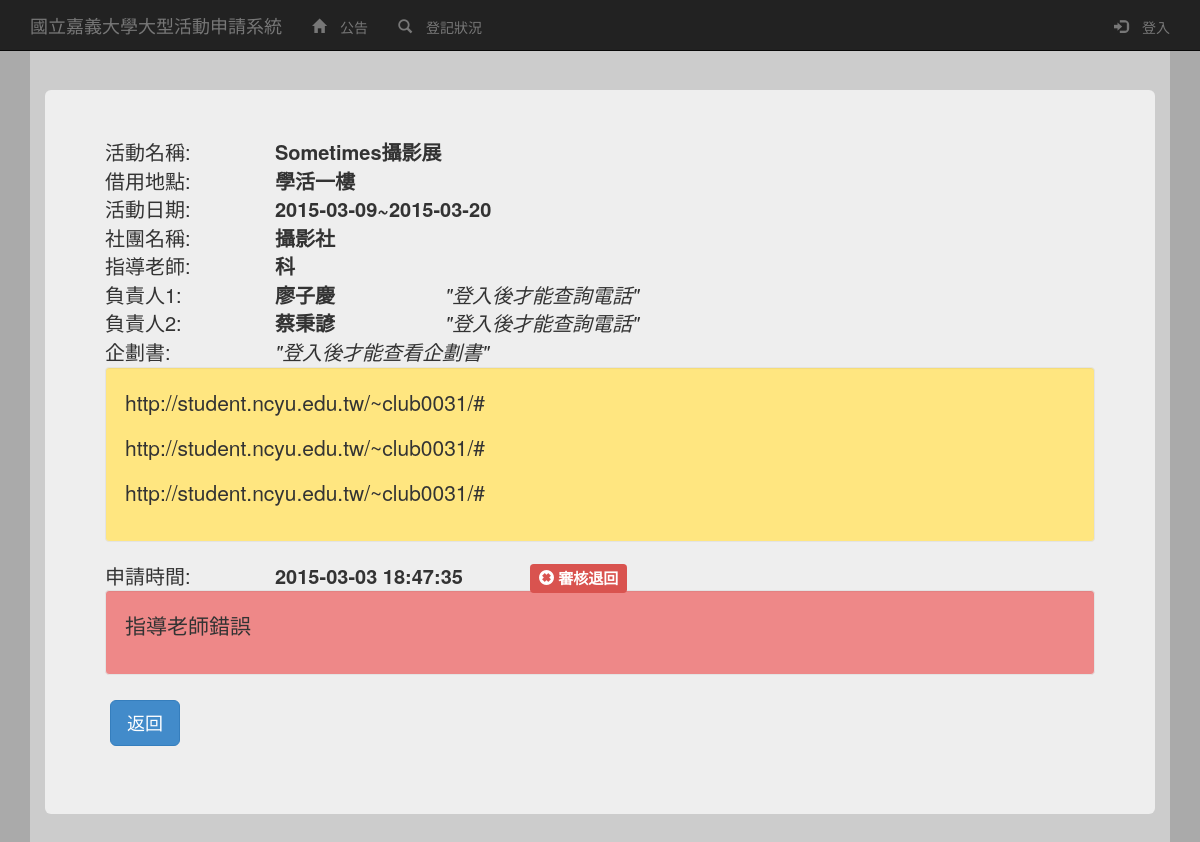
/event.php?id=105, run on the app's committed database.
### tables this page shows
CREATE TABLE IF NOT EXISTS `event` (
  `id` int(11) NOT NULL,
  `name` varchar(50) NOT NULL,
  `group` varchar(50) NOT NULL,
  `place` varchar(30) NOT NULL,
  `other` int(11) NOT NULL,
  `startdate` date NOT NULL,
  `finishdate` date NOT NULL,
  `week` int(11) NOT NULL,
  `week2` int(11) NOT NULL,
  `content` varchar(1000) NOT NULL,
  `teacher` varchar(30) NOT NULL,
  `leader` varchar(30) NOT NULL,
  `phone` varchar(30) NOT NULL,
  `leader2` varchar(30) NOT NULL,
  `phone2` varchar(30) NOT NULL,
  `plan` varchar(300) NOT NULL,
  `applicant` varchar(30) NOT NULL,
  `submittime` timestamp NOT NULL DEFAULT CURRENT_TIMESTAMP ON UPDATE CURRENT_TIMESTAMP,
  `pass` int(11) NOT NULL,
  `withdraw` varchar(300) NOT NULL
);

### event.php (the view, shortened to what this page needs)
<?php
require_once('control/html.php');
require_once('control/define.php');
if(isset($_GET['id'])){
	$id=mysql_escape_string($_GET['id']);
	$sql="SELECT * FROM event WHERE id='{$id}'";
	$rs = $db->query($sql);
	if($row = $rs->fetch()){
		echo '
		<div class="jumbotron">
			<div class="row">
				<div class="col-md-2">活動名稱:</div>
				<div class="col-md-10"><strong>'.$row[name].'</strong></div>
			</div>
			<div class="row">
				<div class="col-md-2">借用地點:</div>
				<div class="col-md-10"><strong>'.$row[place].'</strong></div>
			</div>
			<div class="row">
				<div class="col-md-2">活動日期:</div>
				<div class="col-md-10"><strong>'.$row[startdate].'~'.$row[finishdate].'</strong></div>
			</div>
			<div class="row">
				<div class="col-md-2">社團名稱:</div>
				<div class="col-md-10"><strong>'.$row[group].'</strong></div>
			</div>
			<div class="row">
				<div class="col-md-2">指導老師:</div>
				<div class="col-md-10"><strong>'.$row[teacher].'</strong></div>
			</div>';
			echo '
			<div class="row">
				<div class="col-md-2">負責人1:</div>
				<div class="col-md-2"><strong>'.$row[leader].'</strong></div>';
				if(isset($_SESSION['account']))
					echo '
				<div class="col-md-8">'.$row[phone].'</div>';
				else
					echo '
				<div class="col-md-8"><em>"登入後才能查詢電話"</em></div>';
				echo'
			</div>';
			echo '
			<div class="row">
				<div class="col-md-2">負責人2:</div>
				<div class="col-md-2"><strong>'.$row[leader2].'</strong></div>';
				if(isset($_SESSION['account']))
					echo '
				<div class="col-md-8">'.$row[phone2].'</div>';
				else
					echo '
				<div class="col-md-8"><em>"登入後才能查詢電話"</em></div>';
				echo'
			</div>';
			echo '
			<div class="row">
				<div class="col-md-2">企劃書:</div>';
				if(isset($_SESSION['account']))
					echo '
				<a class="col-md-8" href="'.$row[plan].'" target="_blank">'.$row[plan].'</a>';
				else
					echo '
				<div class="col-md-8"><em>"登入後才能查看企劃書"</em></div>';
				echo'
			</div>';
			echo '<div class="well" style="background-color:#ffe680;word-wrap:break-word">'.$row[content].'</div>';
			echo '
			<div class="row">
				<div class="col-md-2">申請時間:</div>
				<div class="col-md-3"><strong>'.$row[submittime].'</strong></div>';
				if($row[pass]==1)
					echo '
				<div class="col-md-2" style="float:right;"><span class="label label-success"><span class="glyphicon glyphicon-ok-sign" aria-hidden="true"></span> 審核通過</span></div>';
				elseif($row[pass]==0)
					echo '
				<div class="col-md-2"><span class="label label-default"><span class="glyphicon glyphicon-exclamation-sign" aria-hidden="true"></span> 尚未審核</span></div>';
				elseif($row[pass]==2)
					echo '
				<div class="col-md-2"><span class="label label-warning"><span class="glyphicon glyphicon-exclamation-sign" aria-hidden="true"></span> 重新審核中</span></div>';
				else
					echo '
				<div class="col-md-2"><span class="label label-danger"><span class="glyphicon glyphicon-remove-sign" aria-hidden="true"></span> 審核退回</span></div>';
				echo '
			</div>';
			if($row[pass]==-1)
				echo '<div class="well" style="background-color:#e88;word-wrap:break-word">'.$row[withdraw].'</div>';
			echo '
			<p><a class="btn btn-primary btn-lg" onclick="history.back()" role="button">返回</a>';
				echo '
			</p>
		</div>';
	}
}
?>

### css/starter-template.css (style rules this page uses)
body { padding-top: 50px; background-color:#aaa; //font-family: SourceHanSans, serif; }
.btn { margin: 5px; }

### data on the page
event: name "Sometimes攝影展", place "學活一樓", startdate "2015-03-09", finishdate "2015-03-20", group "攝影社", teacher "科", leader "廖子慶", leader2 "蔡秉諺", content "http://student.ncyu.edu.tw/~club0031/# http://student.ncyu.edu.tw/~club0031/# http://student.ncyu.edu.tw/~club0031/#", submittime "2015-03-03 18:47:35", withdraw "指導老師錯誤"
